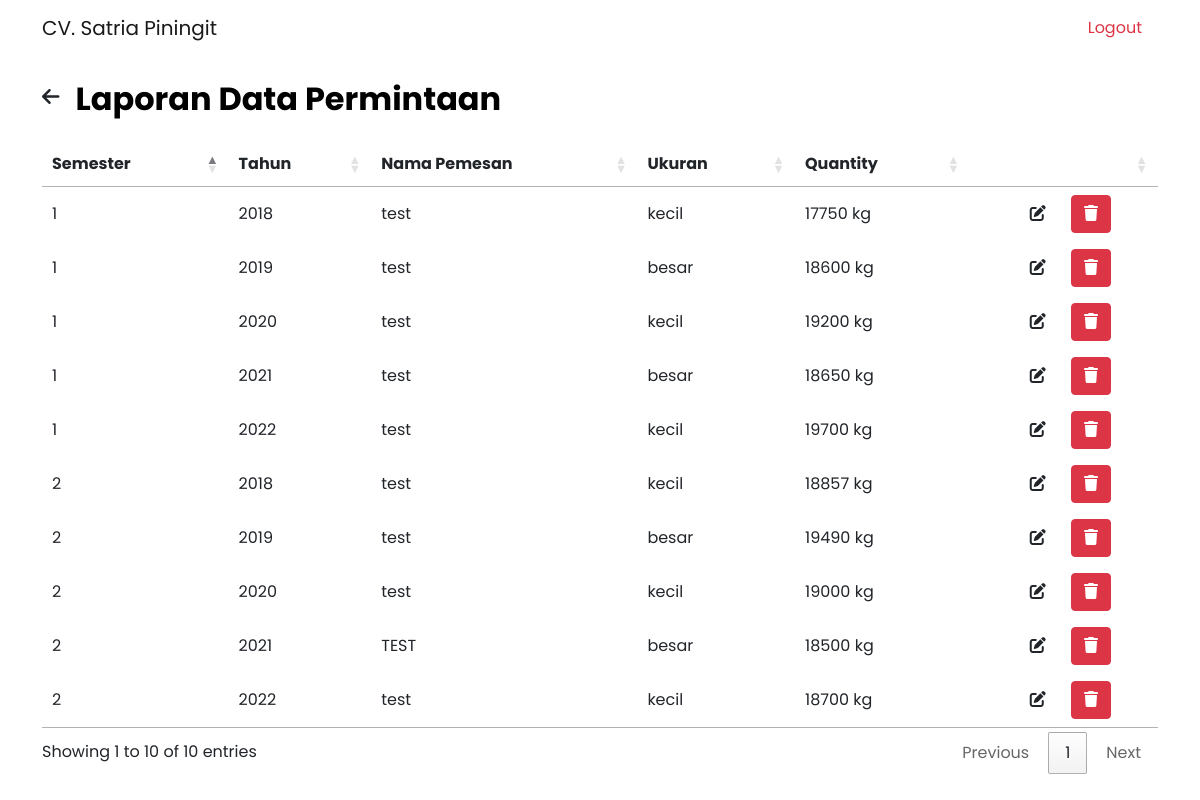
Screenshot of /laporan-permintaan.php (signed in) with the database file from the repository.
### tables this page shows
CREATE TABLE `permintaan` (
  `id` int(11) NOT NULL,
  `semester` enum('1','2') NOT NULL,
  `tahun` int(255) NOT NULL,
  `nama_pemesan` varchar(255) NOT NULL,
  `produk` varchar(255) NOT NULL,
  `jumlah` int(10) NOT NULL
);

### laporan-permintaan.php (the view, shortened to what this page needs)
<!DOCTYPE html>
<html lang="en" dir="ltr">
  <head>
    <link rel="stylesheet" type="text/css" href="https://cdn.datatables.net/1.12.1/css/jquery.dataTables.min.css">
    <link rel="stylesheet" href="https://cdn.datatables.net/buttons/2.2.3/css/buttons.dataTables.min.css">
    <link rel="stylesheet" href="css/bootstrap.css">
    <link rel="stylesheet" href="css/style.css">
    <link href="https://cdnjs.cloudflare.com/ajax/libs/font-awesome/6.0.0/css/all.min.css" rel="stylesheet">
  </head>
  <body>
    <?php
  		require_once('connection.php');
  		$sql = "SELECT * FROM permintaan";
  		$result = mysqli_query($conn, $sql);
  	?>
    <nav class="navbar navbar-expand-lg navbar-light">
       <div class="container">
         <p class="navbar-brand mb-0">CV. Satria Piningit</p>
         <div class="collapse navbar-collapse" id="navbarNavAltMarkup">
           <div class="navbar-nav ms-auto">
             <a class="nav-link text-danger mx-2" href="logout.php">Logout</a>
           </div>
         </div>
       </div>
     </nav>
     <div class="container">
       <div class="row">
         <div class="col-12">
           <div class="d-flex">
             <a href="laporan.php" class="my-auto text-dark"><i class="fa-solid fa-arrow-left fs-20 me-3"></i></a>
             <h2 class="header-title mt-4 mb-4">Laporan Data Permintaan</h2>
           </div>
           <div class="table-data">
     				<div class="order">
     					<table id="table" class="w-100">
     						<thead>
     							<tr>
     								<th>Semester</th>
                    <th>Tahun</th>
     								<th>Nama Pemesan</th>
                    <th>Ukuran</th>
                    <th>Quantity</th>
                    <th></th>
     							</tr>
     						</thead>
     						<tbody>
                  <?php while($permintaan = mysqli_fetch_assoc($result)) { ?>
                    <tr>
                      <td><?php echo $permintaan['semester']; ?></td>
                      <td><?php echo $permintaan['tahun']; ?></td>
    									<td><?php echo $permintaan['nama_pemesan']; ?></td>
    									<td><?php echo $permintaan['produk']; ?></td>
    									<td><?php echo $permintaan['jumlah']; ?> kg</td>
                      <td class="text-center">
    										<a class="btn btn-edit me-2" data-bs-toggle="modal" data-bs-target="#editPermintaan<?php echo $permintaan['id'];?>"><i class="fa-solid fa-edit"></i></a>
    										<a class="btn btn-danger" href="process/permintaan/delete_permintaan.php?id=<?php echo $permintaan['id']; ?>"><i class="fa-solid fa-trash"></i></a>
    									</td>
    								</tr>
                    <?php } ?>
     						</tbody>
     					</table>
     				</div>
     			</div>
         </div>
       </div>
     </div>
  </body>
</html>

### css/style.css (style rules this page uses)
* { font-family: 'Poppins', sans-serif; }
a { text-decoration: none; }
.fs-20 { font-size: 20px !important; }
.header-title { color: black; margin-top: 0px; font-weight: 700; text-align: center; }

### rows the page displays
permintaan: semester "1", tahun "2018", nama_pemesan "test", produk "kecil", jumlah "17750"
permintaan: semester "2", tahun "2018", nama_pemesan "test", produk "kecil", jumlah "18857"
permintaan: semester "1", tahun "2019", nama_pemesan "test", produk "besar", jumlah "18600"
permintaan: semester "2", tahun "2019", nama_pemesan "test", produk "besar", jumlah "19490"
permintaan: semester "1", tahun "2020", nama_pemesan "test", produk "kecil", jumlah "19200"
permintaan: semester "2", tahun "2020", nama_pemesan "test", produk "kecil", jumlah "19000"
permintaan: semester "1", tahun "2021", nama_pemesan "test", produk "besar", jumlah "18650"
permintaan: semester "2", tahun "2021", nama_pemesan "TEST", produk "besar", jumlah "18500"
permintaan: semester "1", tahun "2022", nama_pemesan "test", produk "kecil", jumlah "19700"
permintaan: semester "2", tahun "2022", nama_pemesan "test", produk "kecil", jumlah "18700"
